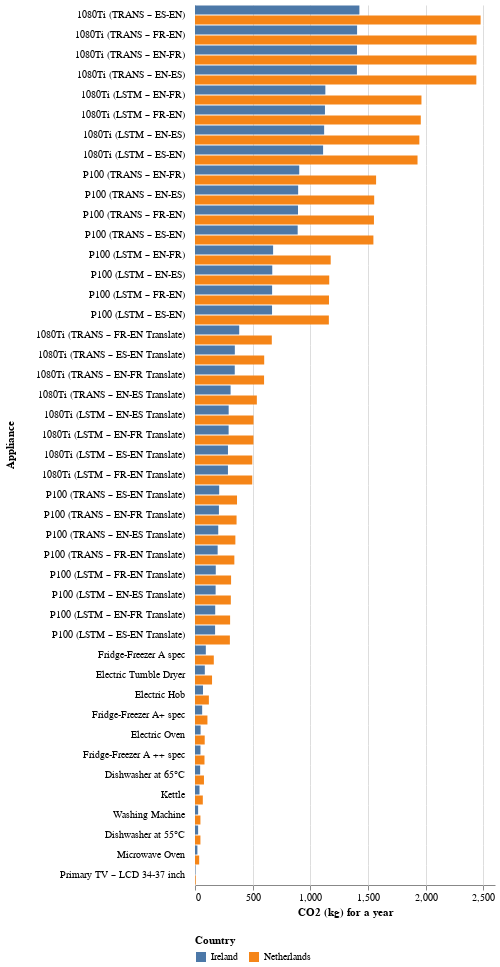

This figure's notebook cell:
### Code cell
alt.Chart(data_2).mark_bar().encode(
    y=alt.Y('Country:N', title="", axis=alt.Axis(labels=False, ticks=False)),
    x=alt.X('CO2:Q', title='CO2 (kg) for a year'),
    row=alt.Row("Appliance", spacing=0, title="Appliance", sort=list(sorting_idx_2)),
    color = 'Country:N'
).configure_view(
    strokeWidth=0
).configure_headerRow(labelAngle=-0, labelAlign='left', labelAnchor='middle'
                     ).configure_legend(orient='bottom'
                                       ).properties(height=20, width=300)

### Figure 1 — Vega-Lite specification as saved in the notebook (floating-point values rounded to 4 significant figures)
{"config": {"view": {"continuousWidth": 400, "continuousHeight": 300, "strokeWidth": 0}, "headerRow": {"labelAlign": "left", "labelAnchor": "middle", "labelAngle": 0}, "legend": {"orient": "bottom"}}, "data": {"name": "data-384f285f832110be69c8fb056f9c8970"}, "mark": "bar", "encoding": {"color": {"type": "nominal", "field": "Country"}, "row": {"type": "nominal", "field": "Appliance", "sort": ["1080Ti (TRANS – ES-EN)", "1080Ti (TRANS – FR-EN)", "1080Ti (TRANS – EN-FR)", "1080Ti (TRANS – EN-ES)", "1080Ti (LSTM – EN-FR)", "1080Ti (LSTM – FR-EN)", "1080Ti (LSTM – EN-ES)", "1080Ti (LSTM – ES-EN)", "P100 (TRANS – EN-FR)", "P100 (TRANS – EN-ES)", "P100 (TRANS – FR-EN)", "P100 (TRANS – ES-EN)", "P100 (LSTM – EN-FR)", "P100 (LSTM – EN-ES)", "P100 (LSTM – FR-EN)", "P100 (LSTM – ES-EN)", "1080Ti (TRANS – FR-EN Translate)", "1080Ti (TRANS – ES-EN Translate)", "1080Ti (TRANS – EN-FR Translate)", "1080Ti (TRANS – EN-ES Translate)", "1080Ti (LSTM – EN-ES Translate)", "1080Ti (LSTM – EN-FR Translate)", "1080Ti (LSTM – ES-EN Translate)", "1080Ti (LSTM – FR-EN Translate)", "P100 (TRANS – ES-EN Translate)", "P100 (TRANS – EN-FR Translate)", "P100 (TRANS – EN-ES Translate)", "P100 (TRANS – FR-EN Translate)", "P100 (LSTM – FR-EN Translate)", "P100 (LSTM – EN-ES Translate)", "P100 (LSTM – EN-FR Translate)", "P100 (LSTM – ES-EN Translate)", "Fridge-Freezer A spec", "Electric Tumble Dryer", "Electric Hob", "Fridge-Freezer A+ spec", "Electric Oven", "Fridge-Freezer A ++ spec", "Dishwasher at 65°C", "Kettle", "Washing Machine", "Dishwasher at 55°C", "Microwave Oven", "Primary TV – LCD 34-37 inch"], "spacing": 0, "title": "Appliance"}, "x": {"type": "quantitative", "field": "CO2", "title": "CO2 (kg) for a year"}, "y": {"type": "nominal", "axis": {"labels": false, "ticks": false}, "field": "Country", "title": ""}}, "height": 20, "width": 300, "$schema": "https://vega.github.io/schema/vega-lite/v4.8.1.json", "datasets": {"data-384f285f832110be69c8fb056f9c8970": [{"Appliance": "Microwave Oven", "Country": "Ireland", "CO2": 20.85}, {"Appliance": "Washing Machine", "Country": "Ireland", "CO2": 27.08}, {"Appliance": "Electric Tumble Dryer", "Country": "Ireland", "CO2": 85.05}, {"Appliance": "Kettle", "Country": "Ireland", "CO2": 38.99}, {"Appliance": "Electric Oven", "Country": "Ireland", "CO2": 48.45}, {"Appliance": "Electric Hob", "Country": "Ireland", "CO2": 69.2}, {"Appliance": "Dishwasher at 55°C", "Country": "Ireland", "CO2": 27.06}, {"Appliance": "Dishwasher at 65°C", "Country": "Ireland", "CO2": 44.69}, {"Appliance": "Fridge-Freezer A ++ spec", "Country": "Ireland", "CO2": 47.35}, {"Appliance": "Fridge-Freezer A+ spec", "Country": "Ireland", "CO2": 62.07}, {"Appliance": "Fridge-Freezer A spec", "Country": "Ireland", "CO2": 93.79}, {"Appliance": "Primary TV – LCD 34-37 inch", "Country": "Ireland", "CO2": 3.406}, {"Appliance": "1080Ti (LSTM – EN-FR)", "Country": "Ireland", "CO2": 1130.0}, {"Appliance": "1080Ti (LSTM – EN-ES)", "Country": "Ireland", "CO2": 1119.0}, {"Appliance": "1080Ti (LSTM – FR-EN)", "Country": "Ireland", "CO2": 1126.0}, {"Appliance": "1080Ti (LSTM – ES-EN)", "Country": "Ireland", "CO2": 1110.0}, {"Appliance": "1080Ti (TRANS – EN-FR)", "Country": "Ireland", "CO2": 1404.0}, {"Appliance": "1080Ti (TRANS – EN-ES)", "Country": "Ireland", "CO2": 1403.0}, {"Appliance": "1080Ti (TRANS – FR-EN)", "Country": "Ireland", "CO2": 1405.0}, {"Appliance": "1080Ti (TRANS – ES-EN)", "Country": "Ireland", "CO2": 1425.0}, {"Appliance": "P100 (LSTM – EN-FR)", "Country": "Ireland", "CO2": 676.9}, {"Appliance": "P100 (LSTM – EN-ES)", "Country": "Ireland", "CO2": 669.6}, {"Appliance": "P100 (LSTM – FR-EN)", "Country": "Ireland", "CO2": 668.3}, {"Appliance": "P100 (LSTM – ES-EN)", "Country": "Ireland", "CO2": 667.7}, {"Appliance": "P100 (TRANS – EN-FR)", "Country": "Ireland", "CO2": 903.4}, {"Appliance": "P100 (TRANS – EN-ES)", "Country": "Ireland", "CO2": 893.9}, {"Appliance": "P100 (TRANS – FR-EN)", "Country": "Ireland", "CO2": 892.7}, {"Appliance": "P100 (TRANS – ES-EN)", "Country": "Ireland", "CO2": 889.9}, {"Appliance": "1080Ti (LSTM – EN-FR Translate)", "Country": "Ireland", "CO2": 291.5}, {"Appliance": "1080Ti (LSTM – EN-ES Translate)", "Country": "Ireland", "CO2": 291.8}, {"Appliance": "1080Ti (LSTM – FR-EN Translate)", "Country": "Ireland", "CO2": 285.5}, {"Appliance": "1080Ti (LSTM – ES-EN Translate)", "Country": "Ireland", "CO2": 285.7}, {"Appliance": "1080Ti (TRANS – EN-FR Translate)", "Country": "Ireland", "CO2": 344.5}, {"Appliance": "1080Ti (TRANS – EN-ES Translate)", "Country": "Ireland", "CO2": 308.5}, {"Appliance": "1080Ti (TRANS – FR-EN Translate)", "Country": "Ireland", "CO2": 383.2}, {"Appliance": "1080Ti (TRANS – ES-EN Translate)", "Country": "Ireland", "CO2": 345.2}, {"Appliance": "P100 (LSTM – EN-FR Translate)", "Country": "Ireland", "CO2": 175.1}, {"Appliance": "P100 (LSTM – EN-ES Translate)", "Country": "Ireland", "CO2": 178.7}, {"Appliance": "P100 (LSTM – FR-EN Translate)", "Country": "Ireland", "CO2": 180.0}, {"Appliance": "P100 (LSTM – ES-EN Translate)", "Country": "Ireland", "CO2": 174.0}, {"Appliance": "P100 (TRANS – EN-FR Translate)", "Country": "Ireland", "CO2": 207.4}, {"Appliance": "P100 (TRANS – EN-ES Translate)", "Country": "Ireland", "CO2": 201.4}, {"Appliance": "P100 (TRANS – FR-EN Translate)", "Country": "Ireland", "CO2": 196.3}, {"Appliance": "P100 (TRANS – ES-EN Translate)", "Country": "Ireland", "CO2": 209.6}, {"Appliance": "Microwave Oven", "Country": "Netherlands", "CO2": 36.23}, {"Appliance": "Washing Machine", "Country": "Netherlands", "CO2": 47.05}, {"Appliance": "Electric Tumble Dryer", "Country": "Netherlands", "CO2": 147.8}, {"Appliance": "Kettle", "Country": "Netherlands", "CO2": 67.74}, {"Appliance": "Electric Oven", "Country": "Netherlands", "CO2": 84.17}, {"Appliance": "Electric Hob", "Country": "Netherlands", "CO2": 120.2}, {"Appliance": "Dishwasher at 55°C", "Country": "Netherlands", "CO2": 47.01}, {"Appliance": "Dishwasher at 65°C", "Country": "Netherlands", "CO2": 77.64}, {"Appliance": "Fridge-Freezer A ++ spec", "Country": "Netherlands", "CO2": 82.27}, {"Appliance": "Fridge-Freezer A+ spec", "Country": "Netherlands", "CO2": 107.8}, {"Appliance": "Fridge-Freezer A spec", "Country": "Netherlands", "CO2": 162.9}, {"Appliance": "Primary TV – LCD 34-37 inch", "Country": "Netherlands", "CO2": 5.918}, {"Appliance": "1080Ti (LSTM – EN-FR)", "Country": "Netherlands", "CO2": 1963.0}, {"Appliance": "1080Ti (LSTM – EN-ES)", "Country": "Netherlands", "CO2": 1944.0}, {"Appliance": "1080Ti (LSTM – FR-EN)", "Country": "Netherlands", "CO2": 1957.0}, {"Appliance": "1080Ti (LSTM – ES-EN)", "Country": "Netherlands", "CO2": 1929.0}, {"Appliance": "1080Ti (TRANS – EN-FR)", "Country": "Netherlands", "CO2": 2440.0}, {"Appliance": "1080Ti (TRANS – EN-ES)", "Country": "Netherlands", "CO2": 2438.0}, {"Appliance": "1080Ti (TRANS – FR-EN)", "Country": "Netherlands", "CO2": 2440.0}, {"Appliance": "1080Ti (TRANS – ES-EN)", "Country": "Netherlands", "CO2": 2475.0}, {"Appliance": "P100 (LSTM – EN-FR)", "Country": "Netherlands", "CO2": 1176.0}, {"Appliance": "P100 (LSTM – EN-ES)", "Country": "Netherlands", "CO2": 1163.0}, {"Appliance": "P100 (LSTM – FR-EN)", "Country": "Netherlands", "CO2": 1161.0}, {"Appliance": "P100 (LSTM – ES-EN)", "Country": "Netherlands", "CO2": 1160.0}, {"Appliance": "P100 (TRANS – EN-FR)", "Country": "Netherlands", "CO2": 1569.0}, {"Appliance": "P100 (TRANS – EN-ES)", "Country": "Netherlands", "CO2": 1553.0}, {"Appliance": "P100 (TRANS – FR-EN)", "Country": "Netherlands", "CO2": 1551.0}, {"Appliance": "P100 (TRANS – ES-EN)", "Country": "Netherlands", "CO2": 1546.0}, {"Appliance": "1080Ti (LSTM – EN-FR Translate)", "Country": "Netherlands", "CO2": 506.4}, {"Appliance": "1080Ti (LSTM – EN-ES Translate)", "Country": "Netherlands", "CO2": 507.0}, {"Appliance": "1080Ti (LSTM – FR-EN Translate)", "Country": "Netherlands", "CO2": 496.1}, {"Appliance": "1080Ti (LSTM – ES-EN Translate)", "Country": "Netherlands", "CO2": 496.4}, {"Appliance": "1080Ti (TRANS – EN-FR Translate)", "Country": "Netherlands", "CO2": 598.6}, {"Appliance": "1080Ti (TRANS – EN-ES Translate)", "Country": "Netherlands", "CO2": 536.1}, {"Appliance": "1080Ti (TRANS – FR-EN Translate)", "Country": "Netherlands", "CO2": 665.7}, {"Appliance": "1080Ti (TRANS – ES-EN Translate)", "Country": "Netherlands", "CO2": 599.7}, {"Appliance": "P100 (LSTM – EN-FR Translate)", "Country": "Netherlands", "CO2": 304.2}, {"Appliance": "P100 (LSTM – EN-ES Translate)", "Country": "Netherlands", "CO2": 310.5}, {"Appliance": "P100 (LSTM – FR-EN Translate)", "Country": "Netherlands", "CO2": 312.7}, {"Appliance": "P100 (LSTM – ES-EN Translate)", "Country": "Netherlands", "CO2": 302.3}, {"Appliance": "P100 (TRANS – EN-FR Translate)", "Country": "Netherlands", "CO2": 360.3}, {"Appliance": "P100 (TRANS – EN-ES Translate)", "Country": "Netherlands", "CO2": 349.8}, {"Appliance": "P100 (TRANS – FR-EN Translate)", "Country": "Netherlands", "CO2": 341.0}, {"Appliance": "P100 (TRANS – ES-EN Translate)", "Country": "Netherlands", "CO2": 364.2}]}}
